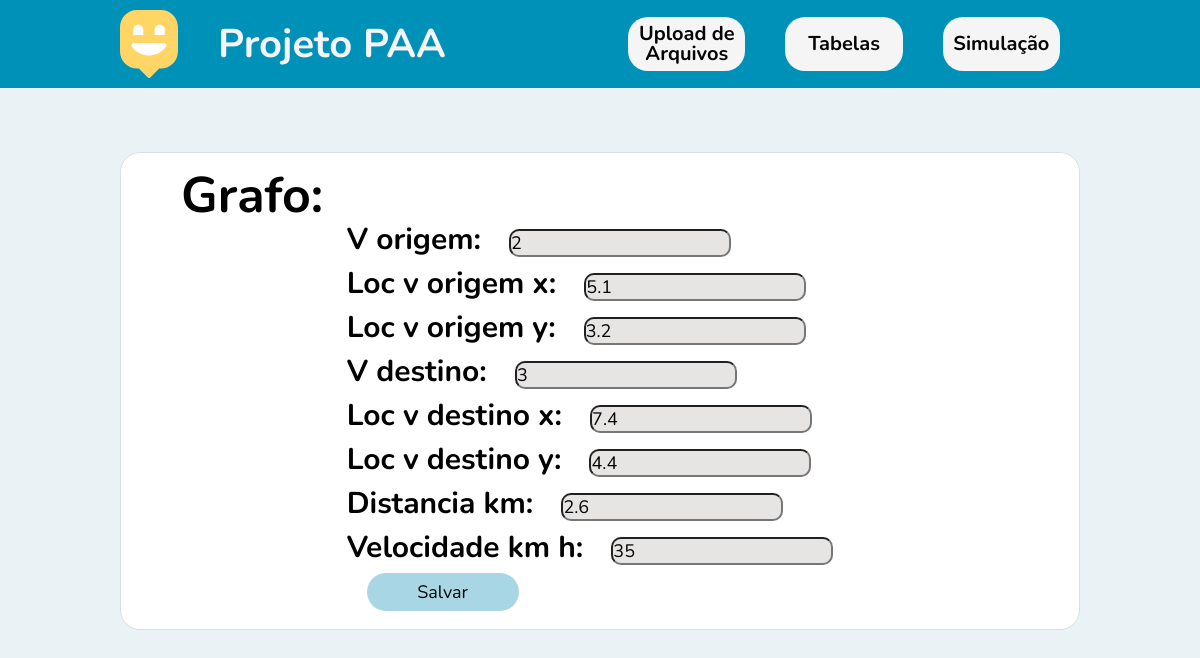
Before: /edit/grafo/2 with the older database file.
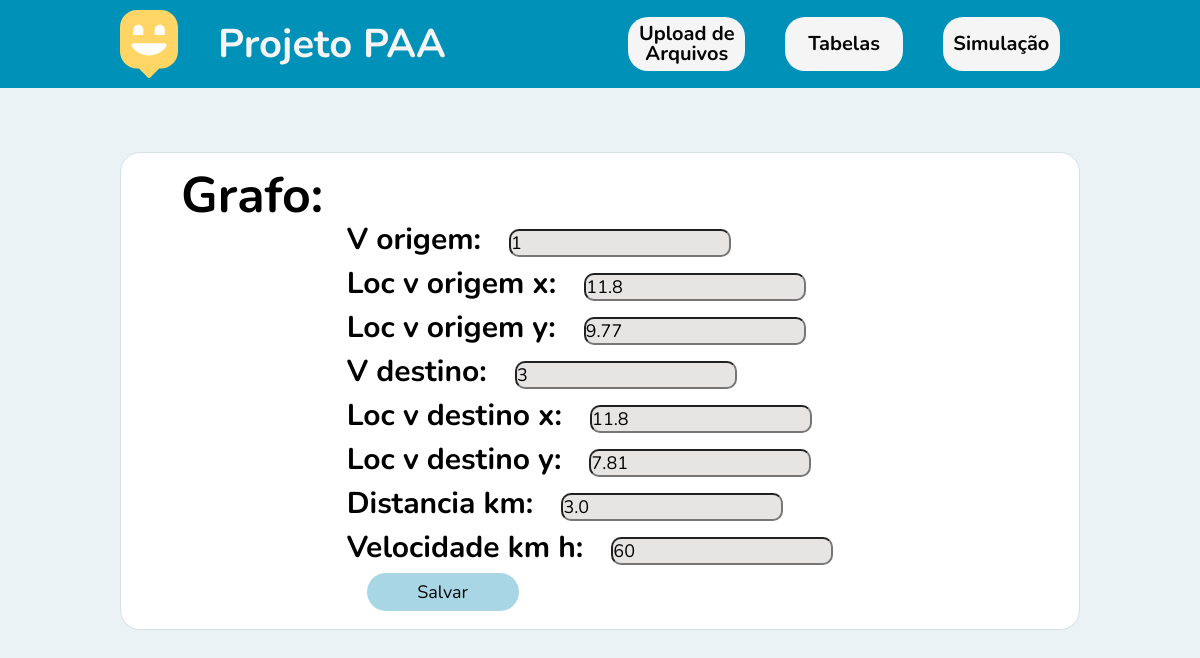
After: the same page with the newer database file.
### app/models.py (models this page shows)
class Grafo(models.Model):
    aresta_n = models.IntegerField(blank=False, null=False, default=0)
    v_origem = models.IntegerField(blank=False, null=False, default=0)
    loc_v_origem_x = models.FloatField(blank=False, null=False, default=0)
    loc_v_origem_y = models.FloatField(blank=False, null=False, default=0)
    v_destino = models.IntegerField(blank=False, null=False, default=0)
    loc_v_destino_x = models.FloatField(blank=False, null=False, default=0)
    loc_v_destino_y = models.FloatField(blank=False, null=False, default=0)
    distancia_km = models.FloatField(blank=False, null=False, default=0)
    velocidade_km_h = models.IntegerField(blank=False, null=False, default=0)

### app/views.py (the view)
# urls.py: path('edit/<str:tabela>/<int:id>', views.edit, name='edit'),
def edit(request, tabela, id):
    if(tabela == 'carro'):
        carro = get_object_or_404(Carro, carro_id=id)
        form = CarroForm(instance=carro)
        title = 'Carro'
    elif(tabela == 'cliente'):
        cliente = get_object_or_404(Cliente, cliente_id=id)
        form = ClienteForm(instance=cliente)
        title = 'Cliente'
    elif(tabela == 'grafo'):
        grafo = get_object_or_404(Grafo, aresta_n=id)
        form = GrafoForm(instance=grafo)
        title = 'Grafo'
    if(request.method == 'POST'):
        if(title == 'Carro'):
            form = CarroForm(request.POST, instance=carro)
            form.save()
            return redirect('/tabelas')
        elif(title == 'Cliente'):
            form = ClienteForm(request.POST, instance=cliente)
            form.save()
            return redirect('/tabelas')
        elif(title == 'Grafo'):
            form = GrafoForm(request.POST, instance=grafo)
            form.save()
            return redirect('/tabelas')
    else:
        return render(request, 'app/edit.html', {'form': form, 'title': title})

### app/forms.py
class GrafoForm(forms.ModelForm):
    class Meta:
        model = Grafo
        fields = ('v_origem', 'loc_v_origem_x', 'loc_v_origem_y', 'v_destino', 'loc_v_destino_x', 'loc_v_destino_y', 'distancia_km', 'velocidade_km_h')

### app/templates/app/edit.html (shortened to what this page needs)
{% load static %} {% block content %}
<!DOCTYPE html>
<html lang="pt_BR">
  <head>
    <link rel="stylesheet" href="{% static 'css/main.css' %}" />
    <link rel="stylesheet" href="{% static 'css/animations.css' %}" />
    <link rel="stylesheet" href=" {% static 'css/edit.css' %}" />
  </head>
  <body>
    <nav class="nav_bar_back">
      <div class="nav_bar">
        <div class="nav_title">
          <img src="{% static 'images/map-marker.svg' %}" alt="Happy" />
          <h1 class="title">Projeto PAA</h1>
        </div>
        <div class="nav_buttons">
          <a class="button_nav" href="/"><label>Upload de Arquivos</label></a>
          <a class="button_nav" href="/tabelas"><label>Tabelas</label></a>
          <a class="button_nav" href="/simulacao/grafo"
            ><label>Simulação</label></a
          >
        </div>
      </div>
    </nav>
    <div class="page-home animate-up">
      <div class="div_1">
        <h1 class="title_form">{{title}}:</h1>
        <div class="div_2">
          <form method="POST">
            <div class="div_form">{{ form.as_p}}</div>
            <input class="button" type="submit" value="Salvar" />
          </form>
        </div>
      </div>
    </div>
  </body>
</html>
{% endblock %}

Changed rows visible on the page:
removed Grafo: v_origem "2", loc_v_origem_x "5.1", loc_v_origem_y "3.2", v_destino "3", loc_v_destino_x "7.4", loc_v_destino_y "4.4", distancia_km "2.6", velocidade_km_h "35"
added Grafo: v_origem "1", loc_v_origem_x "11.8", loc_v_origem_y "9.77", v_destino "3", loc_v_destino_x "11.8", loc_v_destino_y "7.81", distancia_km "3.0", velocidade_km_h "60"
